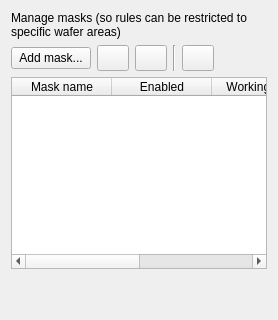
         <widget class="QWidget" name="tabMasks">
          <attribute name="title">
           <string>Masks</string>
          </attribute>
          <layout class="QGridLayout" name="gridLayout_36">
           <item row="0" column="0">
            <widget class="QLabel" name="textLabel2_2_2_2_2_2_4_2_2_13">
             <property name="maximumSize">
              <size>
               <width>32767</width>
               <height>32767</height>
              </size>
             </property>
             <property name="text">
              <string>Manage masks (so rules can be restricted to specific wafer areas)</string>
             </property>
             <property name="textFormat">
              <enum>Qt::RichText</enum>
             </property>
             <property name="alignment">
              <set>Qt::AlignVCenter</set>
             </property>
             <property name="wordWrap">
              <bool>true</bool>
             </property>
            </widget>
           </item>
           <item row="1" column="0">
            <layout class="QHBoxLayout" name="horizontalLayout_16">
             <item>
              <widget class="QPushButton" name="pushButtonAddMask">
               <property name="text">
                <string>Add mask...</string>
               </property>
              </widget>
             </item>
             <item>
              <widget class="QPushButton" name="pushButtonEditMask">
               <property name="sizePolicy">
                <sizepolicy hsizetype="Fixed" vsizetype="Fixed">
                 <horstretch>0</horstretch>
                 <verstretch>0</verstretch>
                </sizepolicy>
               </property>
               <property name="minimumSize">
                <size>
                 <width>32</width>
                 <height>26</height>
                </size>
               </property>
               <property name="maximumSize">
                <size>
                 <width>32</width>
                 <height>26</height>
                </size>
               </property>
               <property name="focusPolicy">
                <enum>Qt::NoFocus</enum>
               </property>
               <property name="toolTip">
                <string>Properties: Edit/Review select mask...</string>
               </property>
               <property name="text">
                <string/>
               </property>
               <property name="icon">
                <iconset resource="gex.qrc">
                 <normaloff>:/gex/icons/properties.png</normaloff>:/gex/icons/properties.png</iconset>
               </property>
               <property name="iconSize">
                <size>
                 <width>32</width>
                 <height>32</height>
                </size>
               </property>
              </widget>
             </item>
             <item>
              <widget class="QPushButton" name="pushButtonDuplicateMask">
               <property name="sizePolicy">
                <sizepolicy hsizetype="Fixed" vsizetype="Fixed">
                 <horstretch>0</horstretch>
                 <verstretch>0</verstretch>
                </sizepolicy>
               </property>
               <property name="minimumSize">
                <size>
                 <width>32</width>
                 <height>26</height>
                </size>
               </property>
               <property name="maximumSize">
                <size>
                 <width>32</width>
                 <height>26</height>
                </size>
               </property>
               <property name="sizeIncrement">
                <size>
                 <width>32</width>
                 <height>26</height>
                </size>
               </property>
               <property name="toolTip">
                <string>Duplicate selected mask...</string>
               </property>
               <property name="text">
                <string/>
               </property>
               <property name="icon">
                <iconset resource="gex.qrc">
                 <normaloff>:/gex/icons/copy.png</normaloff>:/gex/icons/copy.png</iconset>
               </property>
               <property name="iconSize">
                <size>
                 <width>32</width>
                 <height>32</height>
                </size>
               </property>
              </widget>
             </item>
             <item>
              <widget class="Line" name="Line2_5">
               <property name="frameShape">
                <enum>QFrame::VLine</enum>
               </property>
               <property name="frameShadow">
                <enum>QFrame::Sunken</enum>
               </property>
              </widget>
             </item>
             <item>
              <widget class="QPushButton" name="pushButtonRemoveMask">
               <property name="sizePolicy">
                <sizepolicy hsizetype="Fixed" vsizetype="Fixed">
                 <horstretch>0</horstretch>
                 <verstretch>0</verstretch>
                </sizepolicy>
               </property>
               <property name="minimumSize">
                <size>
                 <width>32</width>
                 <height>26</height>
                </size>
               </property>
               <property name="maximumSize">
                <size>
                 <width>32</width>
                 <height>26</height>
                </size>
               </property>
               <property name="toolTip">
                <string>Remove selected mask...</string>
               </property>
               <property name="text">
                <string/>
               </property>
               <property name="icon">
                <iconset resource="gex.qrc">
                 <normaloff>:/gex/icons/file_remove.png</normaloff>:/gex/icons/file_remove.png</iconset>
               </property>
               <property name="iconSize">
                <size>
                 <width>32</width>
                 <height>32</height>
                </size>
               </property>
              </widget>
             </item>
             <item>
              <spacer name="horizontalSpacer_24">
               <property name="orientation">
                <enum>Qt::Horizontal</enum>
               </property>
               <property name="sizeHint" stdset="0">
                <size>
                 <width>40</width>
                 <height>20</height>
                </size>
               </property>
              </spacer>
             </item>
            </layout>
           </item>
           <item row="2" column="0">
            <widget class="QTableWidget" name="tableWidgetMasks">
             <property name="sizePolicy">
              <sizepolicy hsizetype="Expanding" vsizetype="Preferred">
               <horstretch>0</horstretch>
               <verstretch>0</verstretch>
              </sizepolicy>
             </property>
             <property name="toolTip">
              <string>NNR rules</string>
             </property>
             <column>
              <property name="text">
               <string>Mask name</string>
              </property>
             </column>
             <column>
              <property name="text">
               <string>Enabled</string>
              </property>
             </column>
             <column>
              <property name="text">
               <string>Working area</string>
              </property>
             </column>
             <column>
              <property name="text">
               <string>Size</string>
              </property>
             </column>
            </widget>
           </item>
           <item row="3" column="0">
            <spacer name="verticalSpacer_10">
             <property name="orientation">
              <enum>Qt::Vertical</enum>
             </property>
             <property name="sizeHint" stdset="0">
              <size>
               <width>20</width>
               <height>40</height>
              </size>
             </property>
            </spacer>
           </item>
          </layout>
         </widget>
